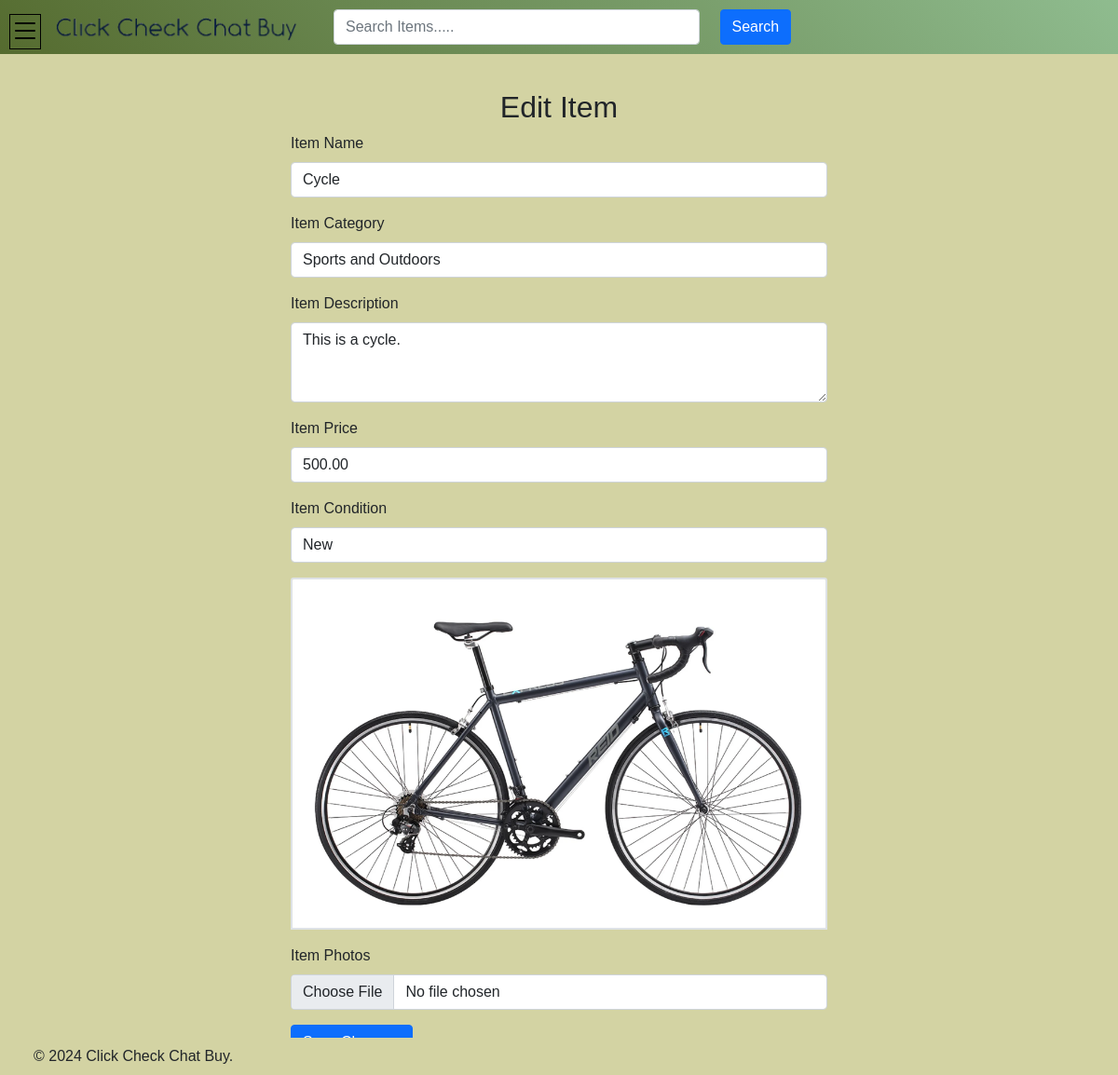
/items/2/edit/ (signed in), run on the app's committed database.
### index/models.py (models this page shows, shortened)
class Item(models.Model):
    item_id = models.AutoField(primary_key=True)
    name = models.CharField(max_length=255)
    description = models.TextField()
    category = models.CharField(max_length=255, default='Uncategorized')
    price = models.DecimalField(max_digits=10, decimal_places=2)
    condition = models.CharField(max_length=255)
    photos = models.ImageField(upload_to='items/photos')  # Specify the upload directory
    image_encoded = models.TextField(blank=True)
    seller_id = models.ForeignKey(User, on_delete=models.CASCADE)

class Category(models.Model):
    name = models.CharField(max_length=255)

### index/views.py (the view)
# urls.py: path('items/<int:item_id>/edit/', views.edit_item, name='edit_item'),
@login_required
def edit_item(request, item_id):
    item = get_object_or_404(Item, pk=item_id)
    if request.method == 'POST':
        form = ItemForm(request.POST, request.FILES, instance=item)
        if form.is_valid():
            if 'photos' in request.FILES:
                item.photos = request.FILES['photos']
                item.image_encoded = base64.b64encode(item.photos.read()).decode('utf-8')
            form.save()
            return redirect('index:my_profile')  # Redirect to item detail page
    else:
        form = ItemForm(instance=item)
    categories = Category.objects.all()  # Get all categories
    return render(request, 'edititem.html', {'form': form, 'category': categories, 'item': item})

### index/forms.py
class ItemForm(forms.ModelForm):
    class Meta:
        model = Item
        fields = ['name', 'description', 'category', 'price', 'condition', 'photos']

### templates/edititem.html (shortened to what this page needs)
{% extends "base.html" %}
{% load static %}
{% block content %}
    <br><br>
    <div class="container">
        <div class="row justify-content-center">
            <div class="col-md-6">
                <div class="item-form">
                    <h2 class="text-center">Edit Item</h2>
                    <form action="{% url 'index:edit_item' item.pk  %}" method="post" enctype="multipart/form-data">
                        <div class="mb-3">
                            <label for="item_name" class="form-label">Item Name</label>
                            <input type="text" class="form-control" id="item_name" name="name" value="{{ item.name }}" placeholder="Enter item name">
                        </div>
                        <div class="mb-3">
                            <label for="category" class="form-label">Item Category</label>
                            <select class="form-control" id="category" name="category">
                                {% for cat in category %}
                                    <option value="{{ cat.name }}" {% if cat.name == item.category %}selected{% endif %}>{{ cat.name }}</option>
                                {% endfor %}
                            </select>
                        </div>
                        <div class="mb-3">
                            <label for="description" class="form-label">Item Description</label>
                            <textarea class="form-control" id="description" name="description" rows="3" placeholder="Enter item description">{{ item.description }}</textarea>
                        </div>
                        <div class="mb-3">
                            <label for="price" class="form-label">Item Price</label>
                            <input type="number" class="form-control" id="price" name="price" step="0.01" value="{{ item.price }}" placeholder="Enter item price">
                        </div>
                        <div class="mb-3">
                            <label for="condition" class="form-label">Item Condition</label>
                            <select class="form-control" id="condition" name="condition">
                                <option value="New" {% if item.condition == 'New' %}selected{% endif %}>New</option>
                            </select>
                        </div>
                        <div class="mb-3">
                            {% if item.image_encoded %}
                            <img class="card-img-top img-fluid border border-2" alt="{{ item.name }}" height="550px">
                            {% else %}
                            <img src="{{ item.photos.url }}" class="card-img-top img-fluid border border-2" alt="{{ item.name }}" height="550px">
                            {% endif %}
                        </div>
                        <div class="mb-3">
                            <label for="photos" class="form-label">Item Photos</label>
                            <input type="file" class="form-control" id="photos" name="photos">
                        </div>
                        <div class="mb-3">
                            <button type="submit" class="btn btn-primary">Save Changes</button>
                        </div>
                    </form>
                </div>
            </div>
        </div>
    </div>
{% endblock %}

### static/styles/styles.css (style rules this page uses)
body { font-family: Arial, sans-serif; background-color: #f2f2f2; margin: 0; padding: 0; }
.container { margin: 0 auto; }

### data on the page
Item: name "Cycle", category "Sports and Outdoors", description "This is a cycle.", price "500.00", condition "New", photos (picture)
